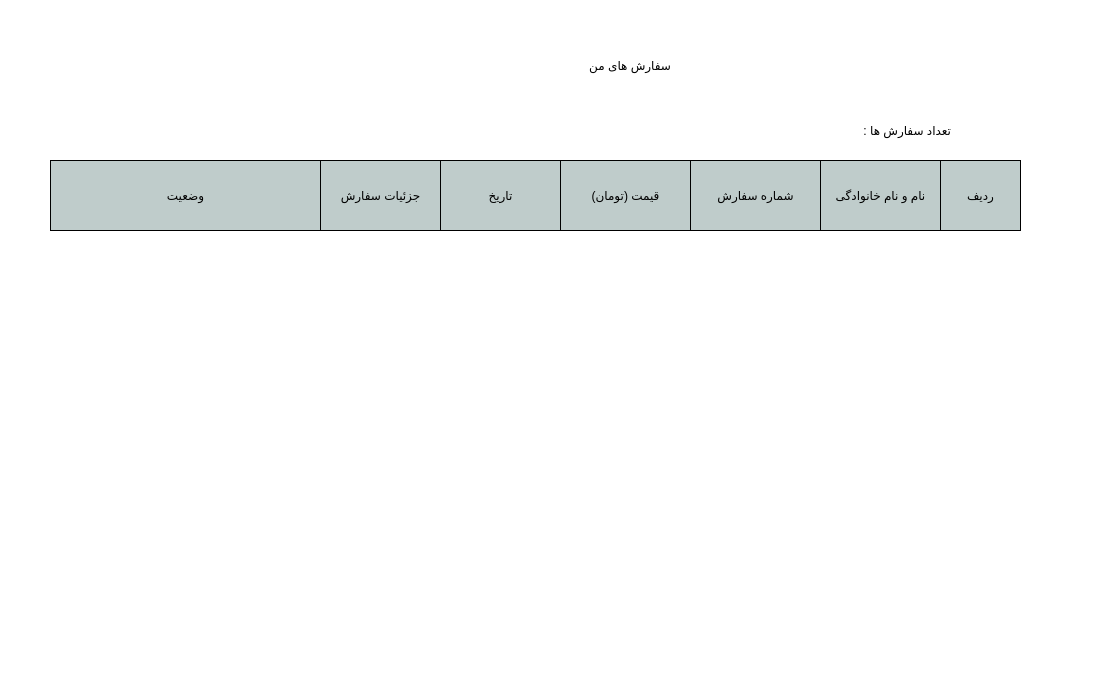
<?xml version="1.0" encoding="UTF-8"?>
<ui version="4.0">
 <class>mainWindow</class>
 <widget class="QDialog" name="mainWindow">
  <property name="geometry">
   <rect>
    <x>0</x>
    <y>0</y>
    <width>1103</width>
    <height>692</height>
   </rect>
  </property>
  <property name="windowTitle">
   <string>Dialog</string>
  </property>
  <property name="styleSheet">
   <string notr="true">#mainWindow{
background-color : #fff
}</string>
  </property>
  <widget class="QLabel" name="label">
   <property name="geometry">
    <rect>
     <x>390</x>
     <y>30</y>
     <width>281</width>
     <height>71</height>
    </rect>
   </property>
   <property name="styleSheet">
    <string notr="true">font: 28pt &quot;B narm&quot;;</string>
   </property>
   <property name="text">
    <string>سفارش های من</string>
   </property>
  </widget>
  <widget class="QPushButton" name="pushButton">
   <property name="geometry">
    <rect>
     <x>820</x>
     <y>160</y>
     <width>121</width>
     <height>71</height>
    </rect>
   </property>
   <property name="styleSheet">
    <string notr="true">border:1px solid #000;
background-color: rgb(191, 204, 203);</string>
   </property>
   <property name="text">
    <string>نام و نام خانوادگی</string>
   </property>
  </widget>
  <widget class="QPushButton" name="pushButton_3">
   <property name="geometry">
    <rect>
     <x>690</x>
     <y>160</y>
     <width>131</width>
     <height>71</height>
    </rect>
   </property>
   <property name="styleSheet">
    <string notr="true">border:1px solid #000;
background-color: rgb(191, 204, 203);</string>
   </property>
   <property name="text">
    <string>شماره سفارش</string>
   </property>
  </widget>
  <widget class="QPushButton" name="pushButton_5">
   <property name="geometry">
    <rect>
     <x>560</x>
     <y>160</y>
     <width>131</width>
     <height>71</height>
    </rect>
   </property>
   <property name="styleSheet">
    <string notr="true">border:1px solid #000;
background-color: rgb(191, 204, 203);</string>
   </property>
   <property name="text">
    <string>قیمت (تومان)</string>
   </property>
  </widget>
  <widget class="QPushButton" name="pushButton_4">
   <property name="geometry">
    <rect>
     <x>940</x>
     <y>160</y>
     <width>81</width>
     <height>71</height>
    </rect>
   </property>
   <property name="styleSheet">
    <string notr="true">border:1px solid #000;
background-color: rgb(191, 204, 203);</string>
   </property>
   <property name="text">
    <string>ردیف</string>
   </property>
  </widget>
  <widget class="QPushButton" name="pushButton_6">
   <property name="geometry">
    <rect>
     <x>320</x>
     <y>160</y>
     <width>121</width>
     <height>71</height>
    </rect>
   </property>
   <property name="styleSheet">
    <string notr="true">border:1px solid #000;
background-color: rgb(191, 204, 203);</string>
   </property>
   <property name="text">
    <string>جزئیات سفارش</string>
   </property>
  </widget>
  <widget class="QPushButton" name="pushButton_7">
   <property name="geometry">
    <rect>
     <x>50</x>
     <y>160</y>
     <width>271</width>
     <height>71</height>
    </rect>
   </property>
   <property name="styleSheet">
    <string notr="true">border:1px solid #000;
background-color: rgb(191, 204, 203);</string>
   </property>
   <property name="text">
    <string>وضعیت</string>
   </property>
  </widget>
  <widget class="QLabel" name="orderCount_lbl">
   <property name="geometry">
    <rect>
     <x>810</x>
     <y>110</y>
     <width>141</width>
     <height>41</height>
    </rect>
   </property>
   <property name="text">
    <string>تعداد سفارش ها :</string>
   </property>
  </widget>
  <widget class="QPushButton" name="pushButton_8">
   <property name="geometry">
    <rect>
     <x>440</x>
     <y>160</y>
     <width>121</width>
     <height>71</height>
    </rect>
   </property>
   <property name="styleSheet">
    <string notr="true">border:1px solid #000;
background-color: rgb(191, 204, 203);</string>
   </property>
   <property name="text">
    <string>تاریخ</string>
   </property>
  </widget>
 </widget>
 <resources/>
 <connections/>
</ui>
